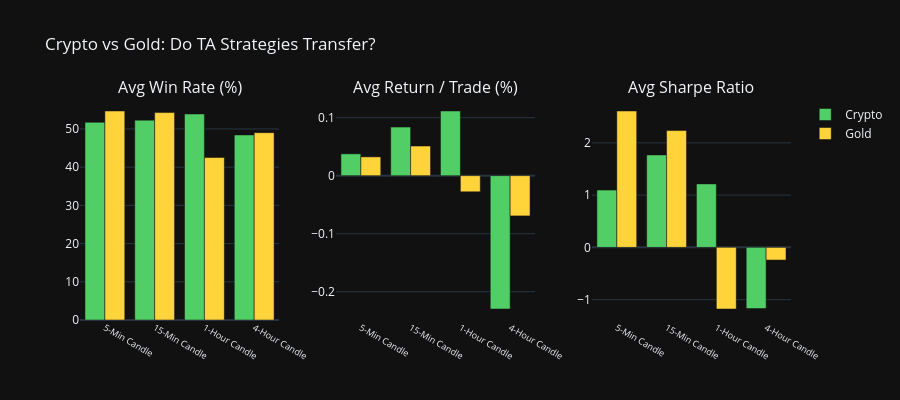

Notebook code for this chart:
### Code cell
# Side-by-side bar chart: Crypto vs Gold
if len(df_gold) > 0 and len(df_compare) > 0:
    fig = make_subplots(
        rows=1, cols=3,
        subplot_titles=('Avg Win Rate (%)', 'Avg Return / Trade (%)', 'Avg Sharpe Ratio'),
        horizontal_spacing=0.08
    )
    
    tfs = df_compare['Timeframe'].tolist()
    
    fig.add_trace(go.Bar(x=tfs, y=df_compare['Crypto Avg Win Rate (%)'].tolist(), name='Crypto', marker_color='#51CF66'), row=1, col=1)
    fig.add_trace(go.Bar(x=tfs, y=df_compare['Gold Avg Win Rate (%)'].tolist(), name='Gold', marker_color='#FFD43B'), row=1, col=1)
    
    fig.add_trace(go.Bar(x=tfs, y=df_compare['Crypto Avg Return (%)'].tolist(), name='Crypto', marker_color='#51CF66', showlegend=False), row=1, col=2)
    fig.add_trace(go.Bar(x=tfs, y=df_compare['Gold Avg Return (%)'].tolist(), name='Gold', marker_color='#FFD43B', showlegend=False), row=1, col=2)
    
    fig.add_trace(go.Bar(x=tfs, y=df_compare['Crypto Avg Sharpe'].tolist(), name='Crypto', marker_color='#51CF66', showlegend=False), row=1, col=3)
    fig.add_trace(go.Bar(x=tfs, y=df_compare['Gold Avg Sharpe'].tolist(), name='Gold', marker_color='#FFD43B', showlegend=False), row=1, col=3)
    
    fig.update_layout(height=400, template='plotly_dark', title_text='Crypto vs Gold: Do TA Strategies Transfer?', barmode='group')
    fig.update_xaxes(tickangle=30, tickfont_size=9)
    fig.show()
else:
    print('Insufficient Gold data for visualization.')

### Figure 1 — Plotly figure (JSON) as saved in the notebook; plotly's stock layout.template omitted (floating-point values rounded to 4 significant figures)
{"data": [{"marker": {"color": "#51CF66"}, "name": "Crypto", "type": "bar", "x": ["5-Min Candle", "15-Min Candle", "1-Hour Candle", "4-Hour Candle"], "xaxis": "x", "y": [51.74, 52.31, 53.91, 48.43], "yaxis": "y"}, {"marker": {"color": "#FFD43B"}, "name": "Gold", "type": "bar", "x": ["5-Min Candle", "15-Min Candle", "1-Hour Candle", "4-Hour Candle"], "xaxis": "x", "y": [54.7, 54.28, 42.52, 49.03], "yaxis": "y"}, {"marker": {"color": "#51CF66"}, "name": "Crypto", "showlegend": false, "type": "bar", "x": ["5-Min Candle", "15-Min Candle", "1-Hour Candle", "4-Hour Candle"], "xaxis": "x2", "y": [0.0376, 0.0837, 0.1115, -0.2299], "yaxis": "y2"}, {"marker": {"color": "#FFD43B"}, "name": "Gold", "showlegend": false, "type": "bar", "x": ["5-Min Candle", "15-Min Candle", "1-Hour Candle", "4-Hour Candle"], "xaxis": "x2", "y": [0.0324, 0.0511, -0.0278, -0.0694], "yaxis": "y2"}, {"marker": {"color": "#51CF66"}, "name": "Crypto", "showlegend": false, "type": "bar", "x": ["5-Min Candle", "15-Min Candle", "1-Hour Candle", "4-Hour Candle"], "xaxis": "x3", "y": [1.096, 1.769, 1.214, -1.171], "yaxis": "y3"}, {"marker": {"color": "#FFD43B"}, "name": "Gold", "showlegend": false, "type": "bar", "x": ["5-Min Candle", "15-Min Candle", "1-Hour Candle", "4-Hour Candle"], "xaxis": "x3", "y": [2.609, 2.235, -1.179, -0.2423], "yaxis": "y3"}], "layout": {"annotations": [{"font": {"size": 16}, "showarrow": false, "text": "Avg Win Rate (%)", "x": 0.14, "xanchor": "center", "xref": "paper", "y": 1, "yanchor": "bottom", "yref": "paper"}, {"font": {"size": 16}, "showarrow": false, "text": "Avg Return / Trade (%)", "x": 0.5, "xanchor": "center", "xref": "paper", "y": 1, "yanchor": "bottom", "yref": "paper"}, {"font": {"size": 16}, "showarrow": false, "text": "Avg Sharpe Ratio", "x": 0.86, "xanchor": "center", "xref": "paper", "y": 1, "yanchor": "bottom", "yref": "paper"}], "barmode": "group", "height": 400, "title": {"text": "Crypto vs Gold: Do TA Strategies Transfer?"}, "xaxis": {"anchor": "y", "domain": [0, 0.28], "tickangle": 30, "tickfont": {"size": 9}}, "xaxis2": {"anchor": "y2", "domain": [0.36, 0.64], "tickangle": 30, "tickfont": {"size": 9}}, "xaxis3": {"anchor": "y3", "domain": [0.72, 1], "tickangle": 30, "tickfont": {"size": 9}}, "yaxis": {"anchor": "x", "domain": [0, 1]}, "yaxis2": {"anchor": "x2", "domain": [0, 1]}, "yaxis3": {"anchor": "x3", "domain": [0, 1]}}}
